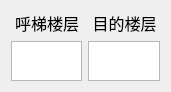
                        <widget class="QWidget" name="layoutWidget">
                            <property name="geometry">
                                <rect>
                                    <x>70</x>
                                    <y>130</y>
                                    <width>171</width>
                                    <height>71</height>
                                </rect>
                            </property>
                            <layout class="QVBoxLayout" name="verticalLayout_20">
                                <item>
                                    <layout class="QHBoxLayout" name="horizontalLayout_6">
                                        <item>
                                            <widget class="QLabel" name="label_20">
                                                <property name="font">
                                                    <font>
                                                        <pointsize>12</pointsize>
                                                    </font>
                                                </property>
                                                <property name="text">
                                                    <string>呼梯楼层</string>
                                                </property>
                                                <property name="alignment">
                                                    <set>Qt::AlignCenter</set>
                                                </property>
                                            </widget>
                                        </item>
                                        <item>
                                            <widget class="QLabel" name="label_21">
                                                <property name="font">
                                                    <font>
                                                        <pointsize>12</pointsize>
                                                    </font>
                                                </property>
                                                <property name="text">
                                                    <string>目的楼层</string>
                                                </property>
                                                <property name="alignment">
                                                    <set>Qt::AlignCenter</set>
                                                </property>
                                            </widget>
                                        </item>
                                    </layout>
                                </item>
                                <item>
                                    <layout class="QHBoxLayout" name="horizontalLayout_7">
                                        <item>
                                            <layout class="QHBoxLayout" name="horizontalLayout_8">
                                                <item>
                                                    <widget class="QTextBrowser" name="src_floor_box">
                                                        <property name="maximumSize">
                                                            <size>
                                                                <width>16777215</width>
                                                                <height>40</height>
                                                            </size>
                                                        </property>
                                                        <property name="font">
                                                            <font>
                                                                <pointsize>16</pointsize>
                                                            </font>
                                                        </property>
                                                        <property name="styleSheet">
                                                            <string notr="true">color:#FFFFFF</string>
                                                        </property>
                                                        <property name="verticalScrollBarPolicy">
                                                            <enum>Qt::ScrollBarAlwaysOff</enum>
                                                        </property>
                                                        <property name="horizontalScrollBarPolicy">
                                                            <enum>Qt::ScrollBarAlwaysOff</enum>
                                                        </property>
                                                        <property name="readOnly">
                                                            <bool>false</bool>
                                                        </property>
                                                    </widget>
                                                </item>
                                                <item>
                                                    <widget class="QTextBrowser" name="des_floor_box">
                                                        <property name="maximumSize">
                                                            <size>
                                                                <width>16777215</width>
                                                                <height>40</height>
                                                            </size>
                                                        </property>
                                                        <property name="font">
                                                            <font>
                                                                <pointsize>16</pointsize>
                                                            </font>
                                                        </property>
                                                        <property name="styleSheet">
                                                            <string notr="true">color:#FFFFFF</string>
                                                        </property>
                                                        <property name="verticalScrollBarPolicy">
                                                            <enum>Qt::ScrollBarAlwaysOff</enum>
                                                        </property>
                                                        <property name="horizontalScrollBarPolicy">
                                                            <enum>Qt::ScrollBarAlwaysOff</enum>
                                                        </property>
                                                        <property name="readOnly">
                                                            <bool>false</bool>
                                                        </property>
                                                    </widget>
                                                </item>
                                            </layout>
                                        </item>
                                    </layout>
                                </item>
                            </layout>
                        </widget>
